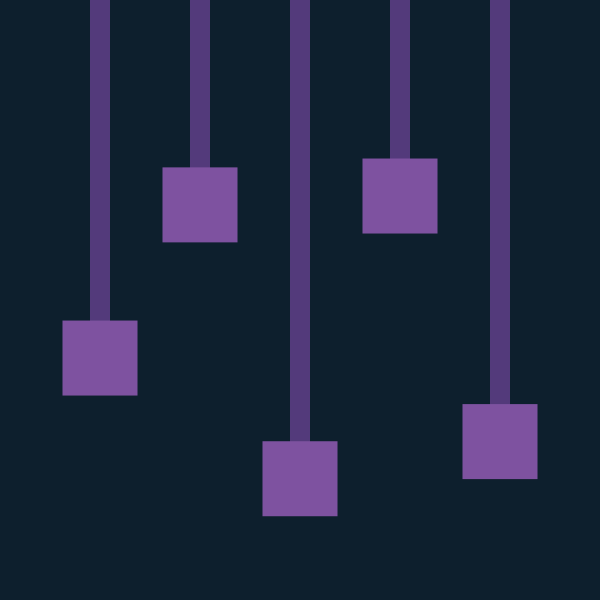
Frame 1 (no input)
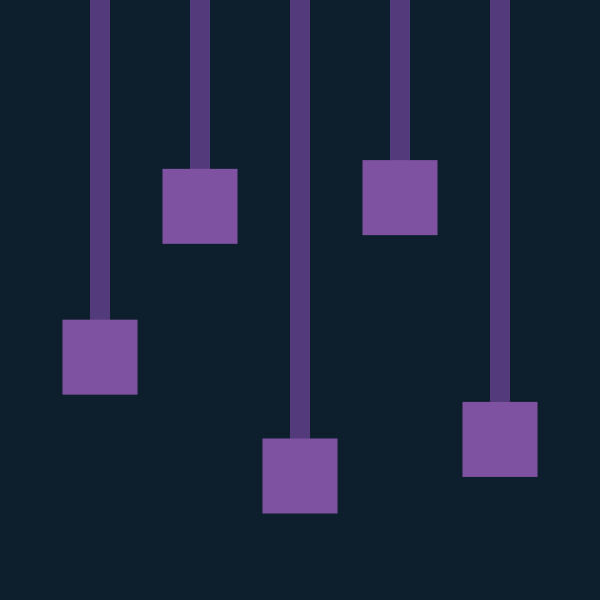
Frame 60 (the mouse pressed at the canvas centre just before this capture)
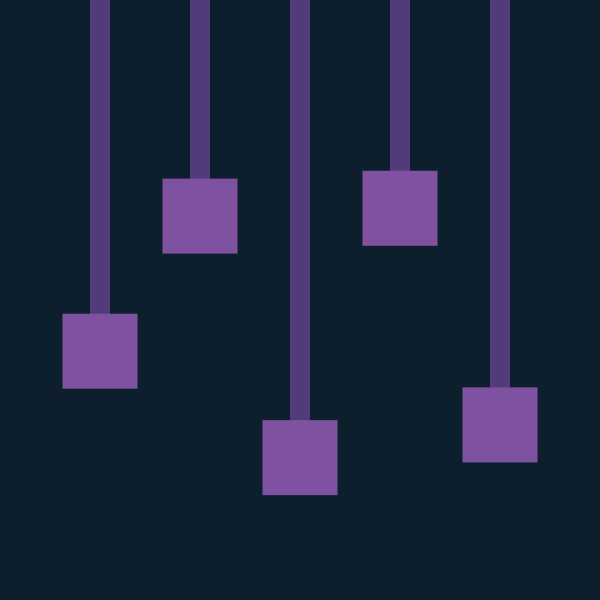
Frame 120 (the mouse held since frame 60 and released just before this capture)

The Processing sketch that drew these frames (run headless with seeded random() and noise(); from frame 60 on, the mouse is pressed at the canvas centre):

// Processing sketch: Spring_Arrsy
// ── Spring_Arrsy.pde
Spring[] springs = new Spring[5];

void setup() {
  size(600, 600);
  noStroke();
  rectMode(CENTER);
  for (int i = 0; i < 5; i++) {
    springs[i] = new Spring(i*100+100, 300, i*100 + 100, random(100,500));
  }
}

void draw() {
  background(#0D1F2D);
  for (Spring s : springs) {
    s.update();
    s.display();
  }
}

void mouseClicked() {
  for (int i = 0; i < 5; i++) {
    springs[i] = new Spring(i*100+100, 300, i*100 + 100, random(100,500));
  }
}

class Spring {
  
  PVector p,v,a,og,rest;
  
  float mass = 10;
  float k = 0.1;
  float force = 0;
  float loss = 0.95;
  
  Spring(float ogx, float ogy, float x, float y) {
    p = new PVector(x, y);
    v = new PVector(0, 0);
    a = new PVector(0, 0);
    og = new PVector(ogx, ogy);
    rest = new PVector(ogx, ogy);
  }
  
  void update() {
    force = -k*(p.y - rest.y);    // F = -kx
    a.y = force/mass;             // F = ma
    v.y = (v.y+a.y);
    //v.y = loss*(v.y+a.y);         // lose % of its energy
    p.y += v.y;
  }
  
  void display() {
    fill(#533A7B);
    rect(p.x, 0, 20, p.y*2);
    fill(#7E52A0);
    rect(p.x, p.y, 75, 75);
  }
}
